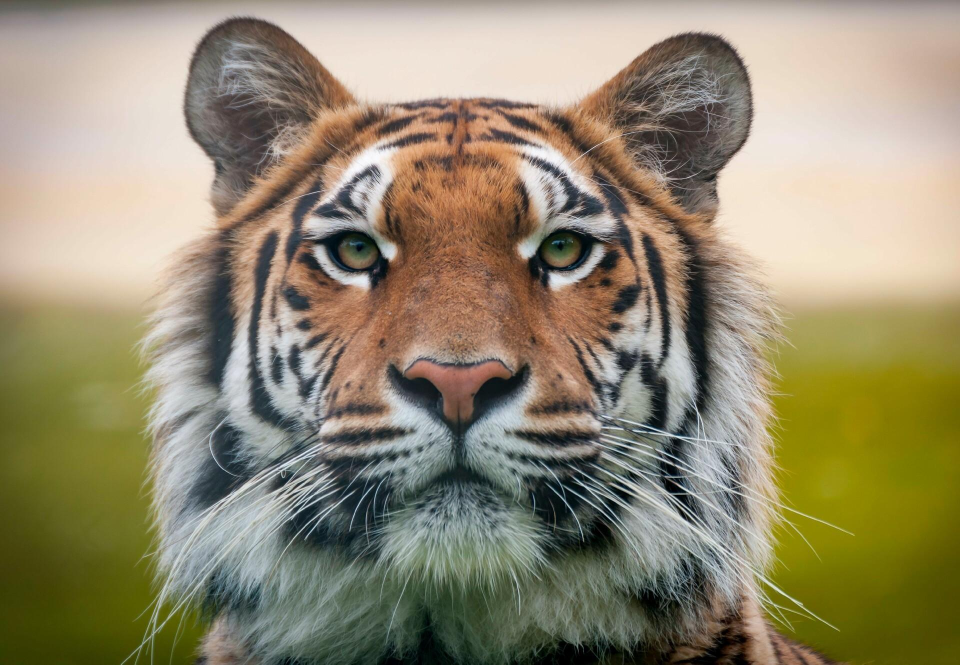
#> input picture 5th sem/Image/images/tiger.jpg, 1920 x 1329 px (shown at 1/2 size)
$ jupyter execute 2_histogram_equalization.ipynb
#> lines starting #> are read from the running program, lines starting #| are printed output that depends on the picture
***Histogram Equalization***

The histogram of an image shows us the distribution of grey levels in the image.

Histogram equalization is the process for increasing the contrast in an image by spreading the histogram out to be approximately uniformly distributed.

<style>
    .jp-Notebook { background: white !important; color: black !important; }
    pre, code { background: white !important; color: black !important; }
</style>

[cell 1]
import numpy as np
from PIL import Image
import matplotlib.pyplot as plt

[cell 2]
def histogram_equalization(input_image):
  # resizing image
  img = input_image.resize((300,300), Image.Resampling.LANCZOS)
  # convert our image into a numpy array
  img = np.asarray(img)

  # put pixels in a 1D array by flattening out img array
  flat = img.flatten()

  # show the histogram
  #plt.hist(flat, bins=256)

  histogram = np.zeros(256)
  # loop through pixels and sum up counts of pixels
  for pixel in flat:
    histogram[pixel] += 1

  #plt.plot(histogram)

  a = iter(histogram)
  b = [next(a)]
  for i in a:
    b.append(b[-1] + i)

  cs = np.array(b)

  # numerator & denomenator
  nj = (cs - cs.min()) * 255
  N = cs.max() - cs.min()

  # re-normalize the cumsum
  cs = nj / N

  # cast it back to uint8 since we can't use floating point values in images
  cs = cs.astype('uint8')

  # get the value from cumulative sum for every index in flat, and set that as img_new
  img_new = cs[flat]

  # put array back into original shape since we flattened it
  img_new = np.reshape(img_new, img.shape)

  # set up side-by-side image display
  fig = plt.figure()
  fig.set_figheight(12)
  fig.set_figwidth(12)

  fig.add_subplot(2,2,1)
  plt.imshow(img, cmap='gray')

  #histogram of initial image
  fig.add_subplot(2,2,2)
  plt.hist(flat, bins=50)

  # display the new image
  fig.add_subplot(2,2,3)
  plt.imshow(img_new, cmap='gray')

  #histogram of final image
  fig.add_subplot(2,2,4)
  plt.hist(cs, bins=50)

  plt.show(block=True)

[cell 3]
# reading image and converting to gray scale
img = Image.open('../images/tiger.jpg').convert('L')
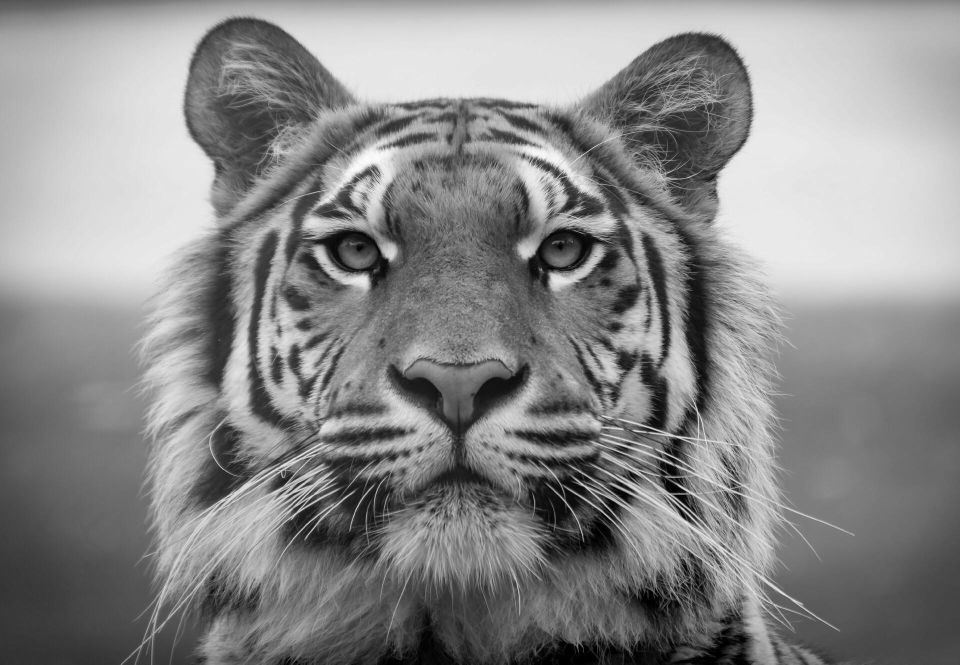
#> img: PIL image 1920x1329 L (shown at 1/2 size); min 0, max 254, mean 137.1
#Calling the histogram equalization function
histogram_equalization(img)
#> in histogram_equalization, `img = input_image.resize((300,300), Image.Resampling.LANCZOS)`:
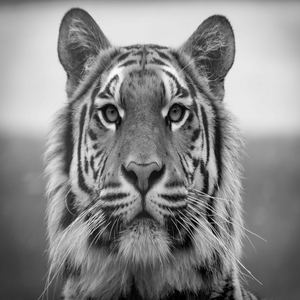
#> img: PIL image 300x300 L; min 0, max 251, mean 137.2
#> the loop in histogram_equalization, `for pixel in flat:` made 90000 passes
#> pixel on passes 1 to 3: 85, 85, 85
#> after the loop in histogram_equalization, `for pixel in flat:`: histogram = 256 values, max 1834 at index 227, min 0 at index 252, mean 351.6
#> in histogram_equalization, `b = [next(a)]`: b = [75]
#> the loop in histogram_equalization, `for i in a:` made 255 passes
#> i on passes 1 to 3: 43, 37, 40
#> after the loop in histogram_equalization, `for i in a:`: b = 256 values from 75 to 90000
#> in histogram_equalization, `nj = (cs - cs.min()) * 255`: nj = 256 values from 0 to 22930875
#> in histogram_equalization, `N = cs.max() - cs.min()`: N = 89925
#> in histogram_equalization, `cs = nj / N`: cs = 256 values from 0 to 255
#> in histogram_equalization, `img_new = np.reshape(img_new, img.shape)`:
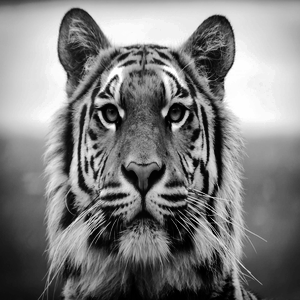
#> img_new: shape (300, 300); min 0, max 255, mean 127.6
#> in histogram_equalization, `plt.show(block=True)`:
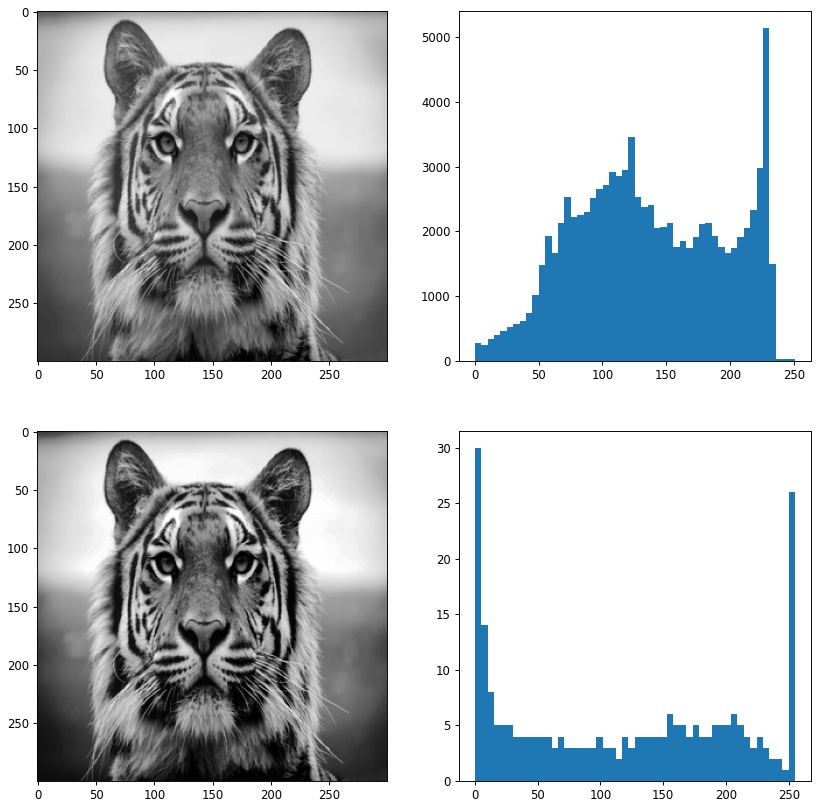
#> figure drawn by matplotlib, 4 panels; panel 2: tallest bar 5143 high, from x = 225.9 to 230.9; panel 4: tallest bar 30 high, from x = 0 to 5.1
